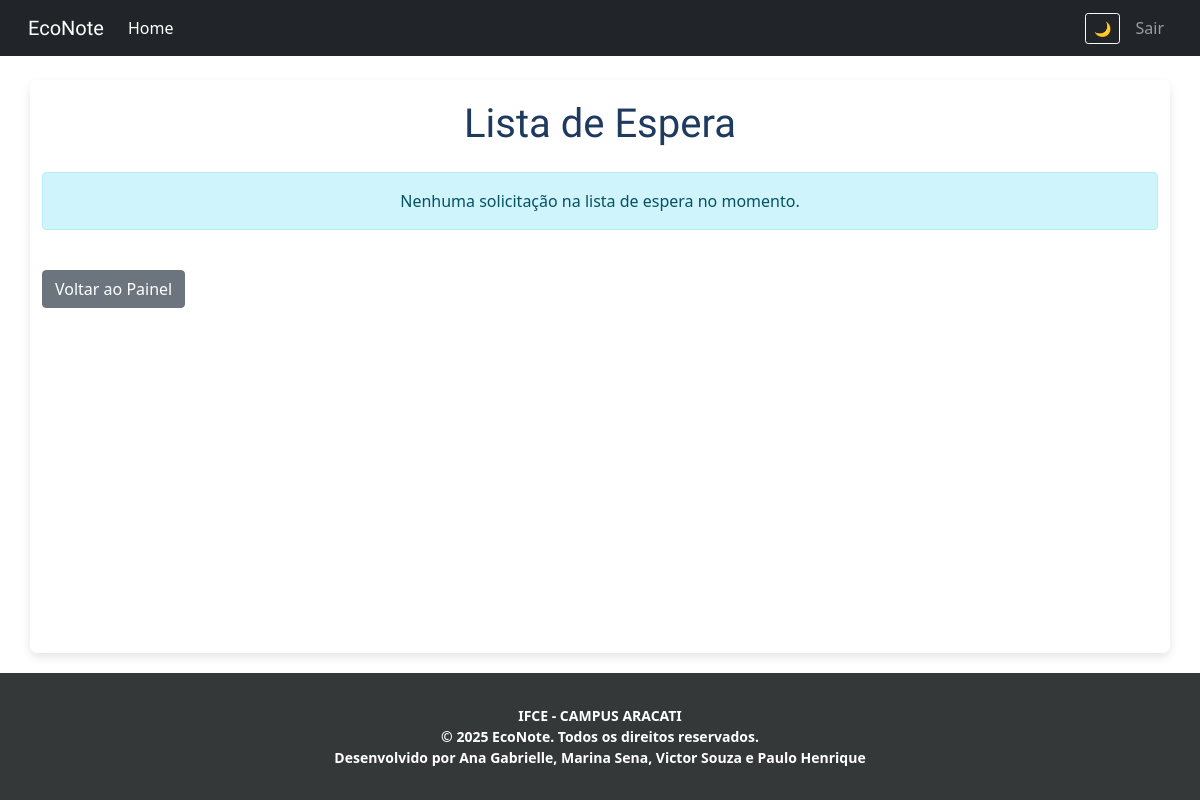
Before: /lista-de-espera/ (signed in) with the older database file.
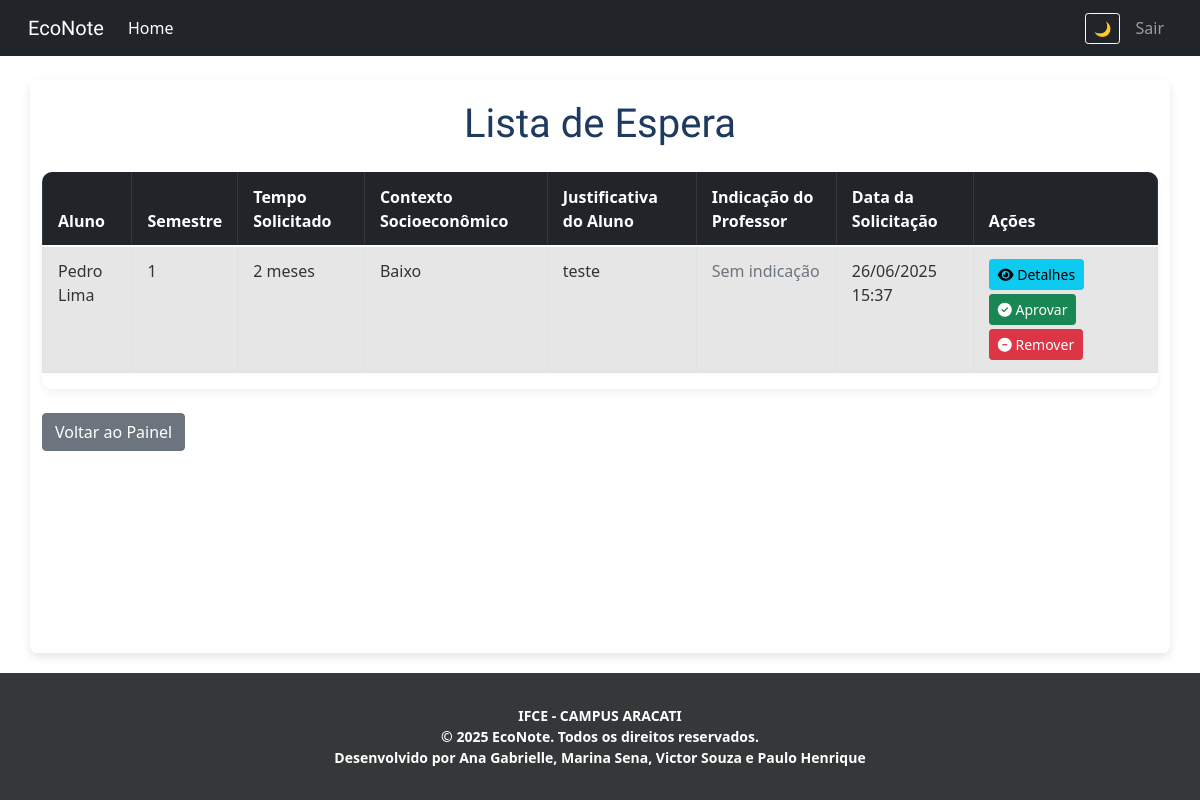
After: the same page with the newer database file.
### EconoteApp/models.py (models this page shows, shortened)
class SolicitacaoNotebook(models.Model):
    CONTEXTOS = [
        ('Baixo', 'Baixo'),
        ('Médio', 'Médio'),
        ('Alto', 'Alto'),
    ]
    TEMPO_USO = [
        ('1_mês', '1 mês'),
        ('2_meses', '2 meses'),
        ('3_meses', '3 meses'),
        ('mais_3_meses', 'Mais de 3 meses'),
    ]
    aluno = models.ForeignKey(User, on_delete=models.CASCADE)
    nome = models.CharField(max_length=100)
    semestre = models.CharField(max_length=20)
    historico = models.FileField(upload_to='historicos/')
    contexto = models.CharField(max_length=10, choices=CONTEXTOS)
    tempo_uso = models.CharField(max_length=20, choices=TEMPO_USO)
    justificativa = models.TextField()
    indicacao_professor = models.TextField(
        blank=True,
        null=True,
        verbose_name="Indicação do Professor"
    )
    indicado_por_professor = models.ForeignKey(
        User,
        on_delete=models.SET_NULL,
        null=True, blank=True,
        related_name='indicacoes_feitas',
        verbose_name="Indicado Por"
    )
    data_solicitacao = models.DateTimeField(auto_now_add=True)
    status = models.CharField(
        max_length=20,
        default='Pendente',
        choices=[
            ('Pendente', 'Pendente'),
            ('Aprovado', 'Aprovado'),
            ('Recusado', 'Recusado'),
            ('Lista de Espera', 'Lista de Espera'),
            ('devolucao_pendente', 'Devolução Pendente'),
            ('Devolvido', 'Devolvido'), # Confirmado: 'Devolvido' está presente
        ]
    )
    tempo_concedido = models.CharField(
        max_length=20,
        choices=TEMPO_USO,
        blank=True,
        null=True
    )
    notebook = models.ForeignKey(Notebook, on_delete=models.SET_NULL, null=True, blank=True)
    avaliado_por = models.ForeignKey(
        User,
        null=True,
        blank=True,
        on_delete=models.SET_NULL,
        related_name='avaliacoes'
    )
    data_avaliacao = models.DateTimeField(null=True, blank=True)

### EconoteApp/views.py (the view)
# urls.py: path('lista-de-espera/', views.lista_de_espera_view, name='lista_de_espera'),
@login_required
@user_passes_test(is_admin)
def lista_de_espera_view(request):
    solicitacoes_lista_espera = SolicitacaoNotebook.objects.filter(
        status='Lista de Espera'
    ).order_by('data_solicitacao')
    notebooks_disponiveis = Notebook.objects.filter(
        Q(status='disponivel') | Q(status='oky'),
        validado=True,
        em_uso=False
    ).order_by('marca', 'modelo')
    context = {
        'solicitacoes': solicitacoes_lista_espera,
        'notebooks_disponiveis': notebooks_disponiveis,
    }
    return render(request, 'projeto/lista_de_espera.html', context)

### EconoteApp/views.py (called while the page is built)
def is_admin(user):
    return user.is_superuser

### EconoteApp/templates/projeto/lista_de_espera.html (shortened to what the changed rows need)
{% extends 'projeto/base.html' %}
{% load static %}
{% block assunto %}
<link rel="stylesheet" href="https://stackpath.bootstrapcdn.com/bootstrap/4.1.3/css/bootstrap.min.css">
<link rel="stylesheet" href="https://cdnjs.cloudflare.com/ajax/libs/font-awesome/6.5.0/css/all.min.css">
<link rel="stylesheet" href="{% static 'css/lista_de_espera.css' %}">
{% endblock %}
{% block conteudo %}
<div class="main-content container mt-4">
    <h1 class="page-title text-center mb-4">Lista de Espera</h1>
    {% if solicitacoes %}
        <div class="table-responsive">
            <table class="table table-striped table-bordered">
                <thead class="thead-dark">
                    <tr>
                        <th>Aluno</th>
                        <th>Semestre</th>
                        <th>Tempo Solicitado</th>
                        <th>Contexto Socioeconômico</th>
                        <th>Justificativa do Aluno</th>
                        <th>Indicação do Professor</th>
                        <th>Data da Solicitação</th>
                        <th>Ações</th>
                    </tr>
                </thead>
                <tbody>
                    {% for solicitacao in solicitacoes %}
                        <tr>
                            <td>{{ solicitacao.nome }}</td>
                            <td>{{ solicitacao.semestre }}</td>
                            <td>{{ solicitacao.get_tempo_uso_display }}</td>
                            <td>{{ solicitacao.contexto }}</td>
                            <td>{{ solicitacao.justificativa|truncatechars:100 }}</td>
                            <td>
                                {% if solicitacao.indicacao_professor %}
                                    {{ solicitacao.indicacao_professor|truncatechars:100 }}
                                    <br>
                                    <small><em>Indicado por: {{ solicitacao.indicado_por_professor.get_full_name|default:"Não informado" }}</em></small>
                                {% else %}
                                    <span class="text-muted">Sem indicação</span>
                                {% endif %}
                            </td>
                            <td>{{ solicitacao.data_solicitacao|date:"d/m/Y H:i" }}</td>
                            <td>
                                <button type="button" class="btn btn-sm btn-info mb-1" data-toggle="modal" data-target="#detalhesSolicitacaoModal{{ solicitacao.id }}" title="Ver Detalhes">
                                    <i class="fas fa-eye"></i> Detalhes
                                </button>
                                <button type="button" class="btn btn-sm btn-success mb-1" data-toggle="modal" data-target="#aprovarDaListaModal{{ solicitacao.id }}" title="Aprovar esta Solicitação">
                                    <i class="fas fa-check-circle"></i> Aprovar
                                </button>
                                <form method="POST" action="{% url 'remover_da_lista_espera' solicitacao.id %}" class="d-inline">
                                    <button type="submit" class="btn btn-sm btn-danger" onclick="return confirm('Tem certeza que deseja remover esta solicitação da lista de espera?')" title="Remover da Lista de Espera">
                                        <i class="fas fa-minus-circle"></i> Remover
                                    </button>
                                </form>
                            </td>
                        </tr>
                    {% endfor %}
                </tbody>
            </table>
        </div>
    {% else %}
        <div class="alert alert-info text-center">Nenhuma solicitação na lista de espera no momento.</div>
    {% endif %}
    <a href="{% url 'home_ADM' %}" class="btn btn-secondary mt-4">Voltar ao Painel</a>
</div>
{% endblock %}

Changed rows visible on the page:
added SolicitacaoNotebook: nome "Pedro Lima", semestre "1", tempo_uso "2 meses", contexto "Baixo", justificativa "teste", shows "Sem indicação", data_solicitacao "26/06/2025 15:37"
Other visible differences:
text no longer shown: "Nenhuma solicitação na lista de espera no momento."
text now shown: "Aluno Semestre Tempo Solicitado Contexto Socioeconômico Justificativa do Aluno Indicação do Professor Data da Solicitação Ações"
